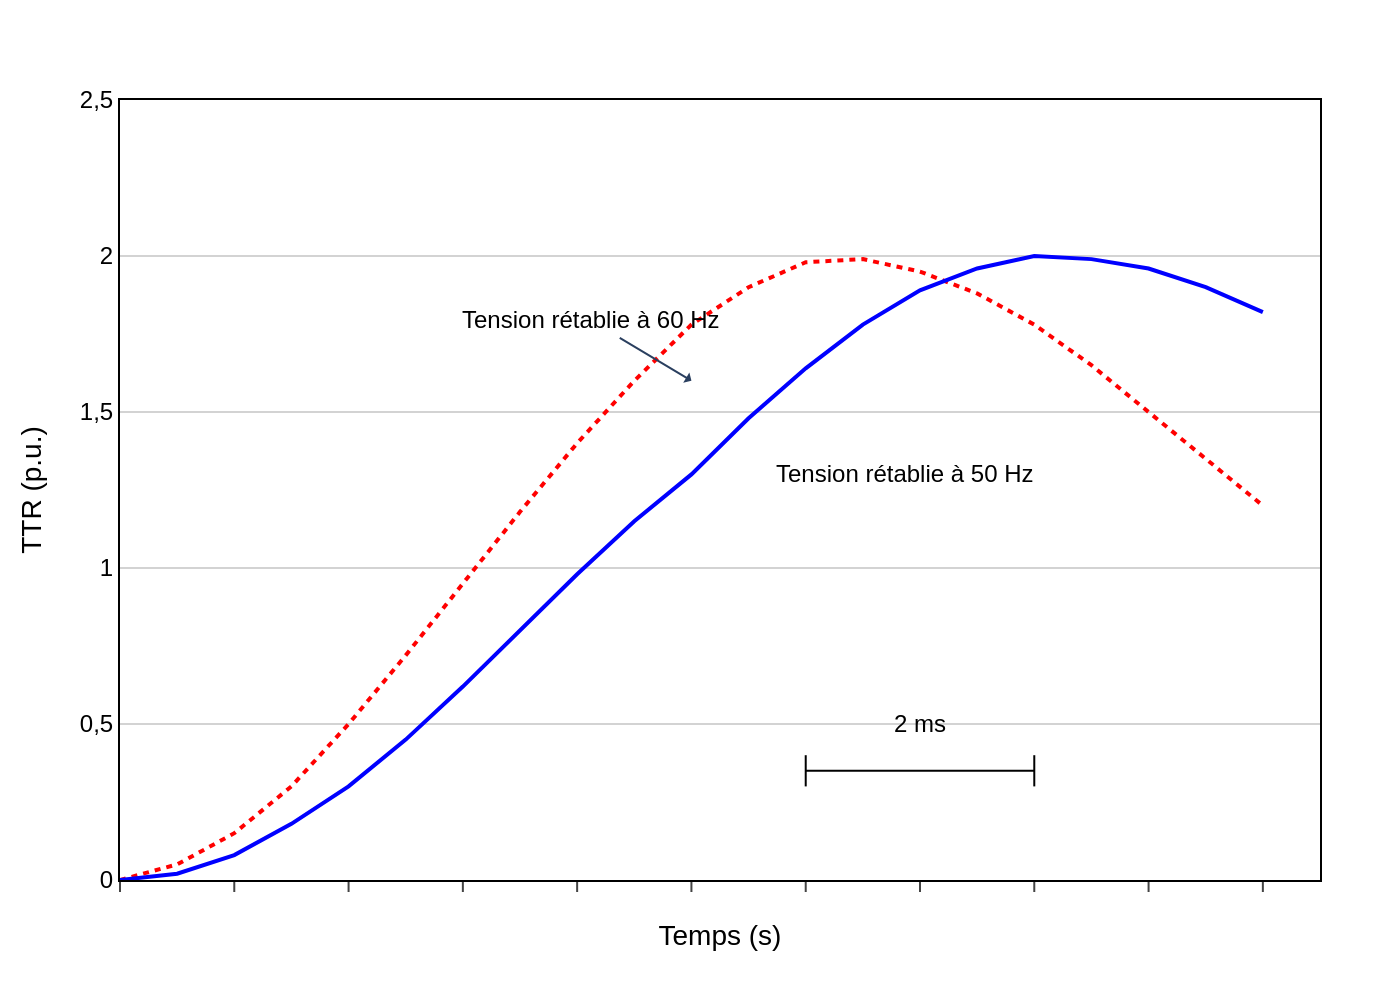

Python code for this plot:
import sys
import json
import plotly.graph_objects as go
import os

# Check for command-line argument
if len(sys.argv) != 2:
    print("Usage: python script.py <path_to_json_file>")
    sys.exit(1)

json_path = sys.argv[1]

# Read data from the JSON file
try:
    with open(json_path, 'r', encoding='utf-8') as f:
        chart_data = json.load(f)
except FileNotFoundError:
    print(f"Error: JSON file not found at {json_path}")
    sys.exit(1)
except json.JSONDecodeError:
    print(f"Error: Could not decode JSON from {json_path}")
    sys.exit(1)

# Initialize figure
fig = go.Figure()

# Add traces
for i, series in enumerate(chart_data['chart_data']):
    fig.add_trace(go.Scatter(
        x=series['x'],
        y=series['y'],
        mode='lines',
        name=series['name'],
        line=dict(
            color=chart_data['colors'][i],
            dash=series['line_style']
        )
    ))

# Build title and source strings
title_text = chart_data['texts'].get('title', '')
if chart_data['texts'].get('subtitle'):
    title_text += f"<br><sub>{chart_data['texts']['subtitle']}</sub>"

# Update layout
fig.update_layout(
    title=dict(
        text=title_text,
        x=0.05,
        xanchor='left'
    ),
    xaxis=dict(
        title=chart_data['texts']['x_axis_title'],
        showline=True,
        linewidth=1,
        linecolor='black',
        mirror=True,
        showgrid=False,
        tickmode='array',
        tickvals=[i * 0.001 for i in range(11)],
        ticktext=['' for _ in range(11)],
        ticks='outside',
        range=[0, 0.0105]
    ),
    yaxis=dict(
        title=chart_data['texts']['y_axis_title'],
        showline=True,
        linewidth=1,
        linecolor='black',
        mirror=True,
        showgrid=True,
        gridcolor='lightgray',
        tickmode='array',
        tickvals=[0, 0.5, 1, 1.5, 2, 2.5],
        ticktext=['0', '0,5', '1', '1,5', '2', '2,5'],
        range=[0, 2.5]
    ),
    font=dict(
        family="Arial",
        size=12,
        color="black"
    ),
    plot_bgcolor='white',
    paper_bgcolor='white',
    showlegend=False,
    margin=dict(l=60, r=40, t=50, b=60),
    annotations=chart_data.get('annotations', []),
    shapes=chart_data.get('shapes', [])
)

# Determine output filename from JSON path
base_filename = os.path.splitext(os.path.basename(json_path))[0]
output_filename = f"{base_filename}.png"

# Save the figure as a PNG image
fig.write_image(output_filename, scale=2)

print(f"Chart saved to {output_filename}")
